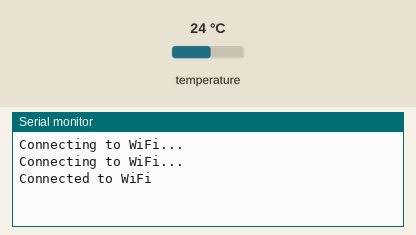
Recording of a program running on a simulated ESP8266 (NodeMCU). Shown: the last lines printed to the serial monitor. Inputs (shaded band) come from the test bench; at power-on: temperature 24 °C. WiFi joins after 1.5 s; servers stay silent unless stated; uploads are accepted with an empty reply.

Above: at 3.2 s.
3.3 s: temperature set to 12 °C
At 5.8 s:
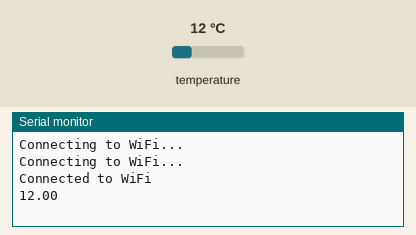
10.2 s: temperature set to 19 °C
At 15.8 s:
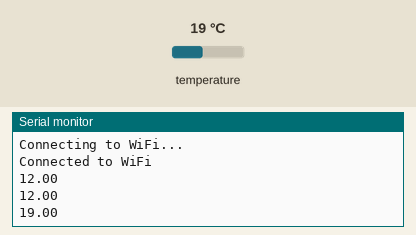

Measured:
- after the input at 3.3 s, the serial monitor: prints a new line after 1.7 s (image 1)
- after the input at 10.2 s, the serial monitor: prints a new line after 4.8 s (image 2)

The program:

main.cpp
```cpp
#include <ESP8266WiFi.h>
#include <ESP8266HTTPClient.h>
#include <ArduinoJson.h>
#include <microDS18B20.h>
#include <WiFiClient.h>

MicroDS18B20<14> sensor; // датчик на D2

// Replace with your network credentials
const char *ssid = "Beeline_61";
const char *password = "87024670827";

float temperatureSensorReadings = 0;

String createHttpMsg()
{
  // Create JSON data
  StaticJsonDocument<50> jsonDoc;
  jsonDoc["temperature_value"] = temperatureSensorReadings;
  String jsonString;
  serializeJson(jsonDoc, jsonString);
  return jsonString;
}

void setup()
{
  Serial.begin(921600);

  // Connect to Wi-Fi network
  WiFi.begin(ssid, password);
  while (WiFi.status() != WL_CONNECTED)
  {
    delay(1000);
    Serial.println("Connecting to WiFi...");
  }
  Serial.println("Connected to WiFi");
}
void loop()
{
  static uint32_t tmr;
  if (millis() - tmr >= 5000)
  {
    tmr = millis();
    // читаем прошлое значение
    if (sensor.readTemp()){
      temperatureSensorReadings = sensor.getTemp();
      Serial.println(sensor.getTemp());
    } else
      Serial.println("error");
    // запрашиваем новое измерение
    sensor.requestTemp();

    // Send HTTP request
    WiFiClient client;
    HTTPClient http;
    http.begin(client, "http://c166-37-99-40-96.ngrok-free.app/temperature/");
    http.addHeader("Content-Type", "application/json");
    int httpResponseCode = http.POST(createHttpMsg());

    // Check response code
    if (httpResponseCode > 0)
    {
      String response = http.getString();
      Serial.println(response);
    }
    else
    {
      Serial.println("Error sending JSON data");
    }
    http.end();
  }
}
```
